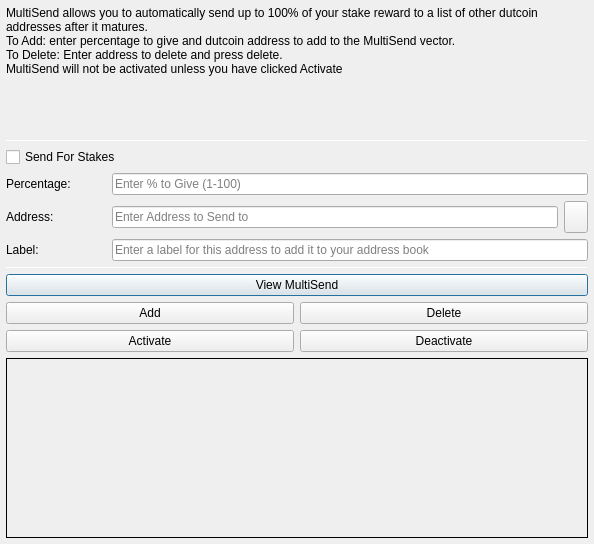
<?xml version="1.0" encoding="UTF-8"?>
<ui version="4.0">
 <class>MultiSendDialog</class>
 <widget class="QDialog" name="MultiSendDialog">
  <property name="windowModality">
   <enum>Qt::NonModal</enum>
  </property>
  <property name="geometry">
   <rect>
    <x>0</x>
    <y>0</y>
    <width>594</width>
    <height>544</height>
   </rect>
  </property>
  <property name="windowTitle">
   <string>MultiSend</string>
  </property>
  <layout class="QVBoxLayout" name="verticalLayout" stretch="0">
   <property name="margin">
    <number>6</number>
   </property>
   <item>
    <layout class="QVBoxLayout" name="verticalLayout_Main" stretch="1,1,1,0,1,1,1">
     <item>
      <widget class="QLabel" name="label_2">
       <property name="lineWidth">
        <number>1</number>
       </property>
       <property name="text">
        <string>MultiSend allows you to automatically send up to 100% of your stake reward to a list of other dutcoin addresses after it matures.
To Add: enter percentage to give and dutcoin address to add to the MultiSend vector.
To Delete: Enter address to delete and press delete.
MultiSend will not be activated unless you have clicked Activate</string> <!--or masternode -->
       </property>
       <property name="alignment">
        <set>Qt::AlignLeading|Qt::AlignLeft|Qt::AlignTop</set>
       </property>
       <property name="wordWrap">
        <bool>true</bool>
       </property>
      </widget>
     </item>
     <item>
      <widget class="Line" name="line">
       <property name="minimumSize">
        <size>
         <width>0</width>
         <height>1</height>
        </size>
       </property>
       <property name="maximumSize">
        <size>
         <width>16777215</width>
         <height>1</height>
        </size>
       </property>
       <property name="orientation">
        <enum>Qt::Horizontal</enum>
       </property>
      </widget>
     </item>
     <item>
      <layout class="QVBoxLayout" name="verticalLayout_Settings">
       <item>
        <layout class="QHBoxLayout" name="horizontalLayout">
         <item>
          <widget class="QCheckBox" name="multiSendStakeCheckBox">
           <property name="text">
            <string>Send For Stakes</string>
           </property>
          </widget>
         </item>
         <!--
         <item>
          <widget class="QCheckBox" name="multiSendMasternodeCheckBox">
           <property name="text">
            <string>Send For Masternode Rewards</string>
           </property>
          </widget>
         </item>
         -->
        </layout>
       </item>
       <item>
        <layout class="QHBoxLayout" name="horizontalLayout_6">
         <item>
          <widget class="QLabel" name="label">
           <property name="minimumSize">
            <size>
             <width>100</width>
             <height>0</height>
            </size>
           </property>
           <property name="toolTip">
            <string>Percentage of stake to send</string>
           </property>
           <property name="text">
            <string>Percentage:</string>
           </property>
          </widget>
         </item>
         <item>
          <widget class="QLineEdit" name="multiSendPercentEdit">
           <property name="toolTip">
            <string>Enter whole numbers 1 - 100</string>
           </property>
           <property name="placeholderText">
            <string>Enter % to Give (1-100)</string>
           </property>
          </widget>
         </item>
        </layout>
       </item>
       <item>
        <layout class="QHBoxLayout" name="horizontalLayout_7">
         <item>
          <widget class="QLabel" name="label_5">
           <property name="minimumSize">
            <size>
             <width>100</width>
             <height>0</height>
            </size>
           </property>
           <property name="toolTip">
            <string>Address to send portion of stake to</string>
           </property>
           <property name="text">
            <string>Address:</string>
           </property>
          </widget>
         </item>
         <item>
          <widget class="QLineEdit" name="multiSendAddressEdit">
           <property name="toolTip">
            <string/>
           </property>
           <property name="placeholderText">
            <string>Enter Address to Send to</string>
           </property>
          </widget>
         </item>
         <item>
          <widget class="QToolButton" name="addressBookButton">
           <property name="maximumSize">
            <size>
             <width>16777215</width>
             <height>32</height>
            </size>
           </property>
           <property name="toolTip">
            <string>Choose an address from the address book</string>
           </property>
           <property name="text">
            <string/>
           </property>
           <property name="icon">
            <iconset resource="../dutcoin.qrc">
             <normaloff>:/icons/address-book</normaloff>:/icons/address-book</iconset>
           </property>
           <property name="shortcut">
            <string>Alt+A</string>
           </property>
          </widget>
         </item>
        </layout>
       </item>
      </layout>
     </item>
     <item>
      <layout class="QHBoxLayout" name="horizontalLayout_3">
       <item>
        <widget class="QLabel" name="label_3">
         <property name="minimumSize">
          <size>
           <width>100</width>
           <height>0</height>
          </size>
         </property>
         <property name="text">
          <string>Label:</string>
         </property>
        </widget>
       </item>
       <item>
        <widget class="QLineEdit" name="labelAddressLabelEdit">
         <property name="placeholderText">
          <string>Enter a label for this address to add it to your address book</string>
         </property>
        </widget>
       </item>
      </layout>
     </item>
     <item>
      <widget class="Line" name="line_2">
       <property name="minimumSize">
        <size>
         <width>0</width>
         <height>1</height>
        </size>
       </property>
       <property name="maximumSize">
        <size>
         <width>16777215</width>
         <height>1</height>
        </size>
       </property>
       <property name="orientation">
        <enum>Qt::Horizontal</enum>
       </property>
      </widget>
     </item>
     <item>
      <layout class="QVBoxLayout" name="verticalLayout_Buttons">
       <item>
        <layout class="QHBoxLayout" name="horizontalLayout_4">
         <item>
          <widget class="QPushButton" name="viewButton">
           <property name="toolTip">
            <string/>
           </property>
           <property name="statusTip">
            <string>View MultiSend Vector</string>
           </property>
           <property name="text">
            <string>View MultiSend</string>
           </property>
          </widget>
         </item>
        </layout>
       </item>
       <item>
        <layout class="QHBoxLayout" name="horizontalLayout_2">
         <item>
          <widget class="QPushButton" name="addButton">
           <property name="toolTip">
            <string/>
           </property>
           <property name="statusTip">
            <string>Add to MultiSend Vector</string>
           </property>
           <property name="text">
            <string>Add</string>
           </property>
          </widget>
         </item>
         <item>
          <widget class="QPushButton" name="deleteButton">
           <property name="toolTip">
            <string/>
           </property>
           <property name="statusTip">
            <string>Delete Address From MultiSend Vector</string>
           </property>
           <property name="text">
            <string>Delete</string>
           </property>
          </widget>
         </item>
        </layout>
       </item>
       <item>
        <layout class="QHBoxLayout" name="horizontalLayout_5">
         <item>
          <widget class="QPushButton" name="activateButton">
           <property name="statusTip">
            <string>Activate MultiSend</string>
           </property>
           <property name="text">
            <string>Activate</string>
           </property>
          </widget>
         </item>
         <item>
          <widget class="QPushButton" name="disableButton">
           <property name="statusTip">
            <string>Deactivate MultiSend</string>
           </property>
           <property name="text">
            <string>Deactivate</string>
           </property>
          </widget>
         </item>
        </layout>
       </item>
      </layout>
     </item>
     <item>
      <widget class="QLabel" name="message">
       <property name="minimumSize">
        <size>
         <width>0</width>
         <height>180</height>
        </size>
       </property>
       <property name="frameShape">
        <enum>QFrame::Panel</enum>
       </property>
       <property name="frameShadow">
        <enum>QFrame::Plain</enum>
       </property>
       <property name="lineWidth">
        <number>1</number>
       </property>
       <property name="midLineWidth">
        <number>1</number>
       </property>
       <property name="text">
        <string/>
       </property>
       <property name="alignment">
        <set>Qt::AlignLeading|Qt::AlignLeft|Qt::AlignTop</set>
       </property>
       <property name="wordWrap">
        <bool>true</bool>
       </property>
      </widget>
     </item>
    </layout>
   </item>
  </layout>
 </widget>
 <resources>
  <include location="../dutcoin.qrc"/>
 </resources>
 <connections/>
</ui>
